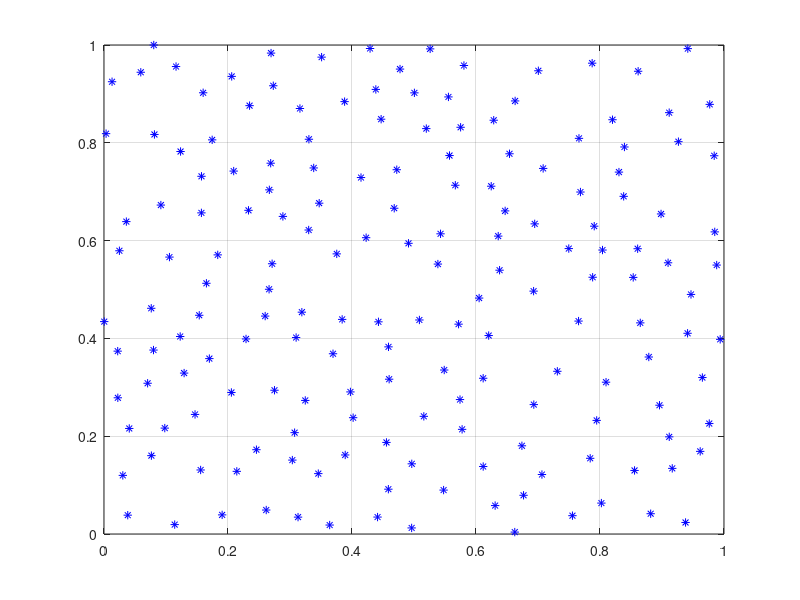

MATLAB code to generate this figure:
%RANdom%
x = rand(1, 1000);
y = rand(1, 1000);
minAllowableDistance = 0.05;
numberOfPoints = 500;
% Initialize first point.
P_X = x(1);
P_Y= y(1);
% Try dropping down more points.
counter = 2;
for k = 2 : numberOfPoints
	% Get a trial point.
	trialX = x(k);
	trialY = y(k);
	% See how far is is away from existing keeper points.
	distances = sqrt((trialX-P_X).^2 + (trialY - P_Y).^2);
	minDistance = min(distances);
	if minDistance >= minAllowableDistance
		P_X(counter) = trialX;
		P_Y(counter) = trialY;
		counter = counter + 1;
    %for loop will suffice---edit needed.
	end
end
plot(P_X, P_Y, 'b*');
grid on;